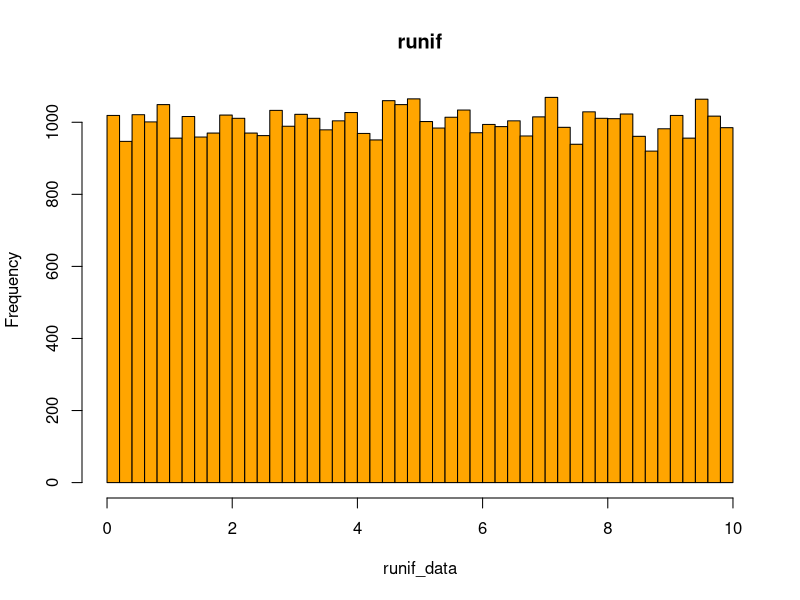
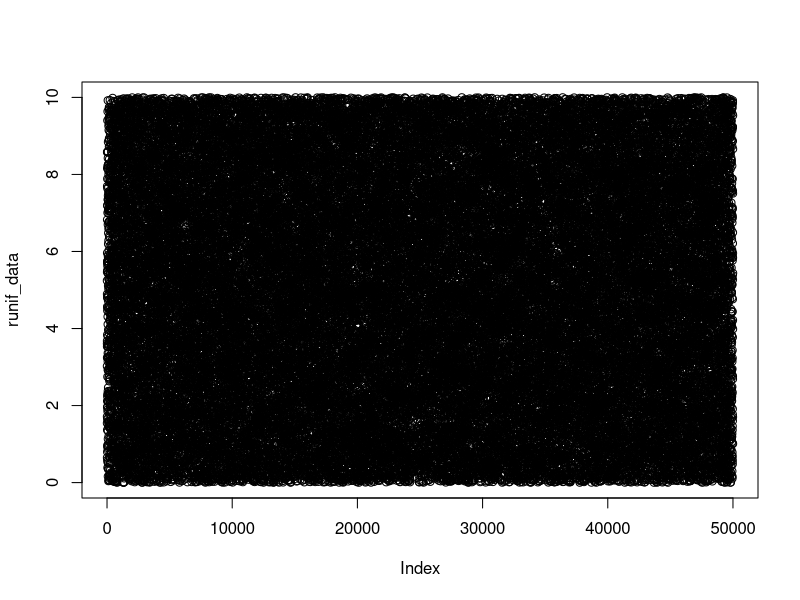
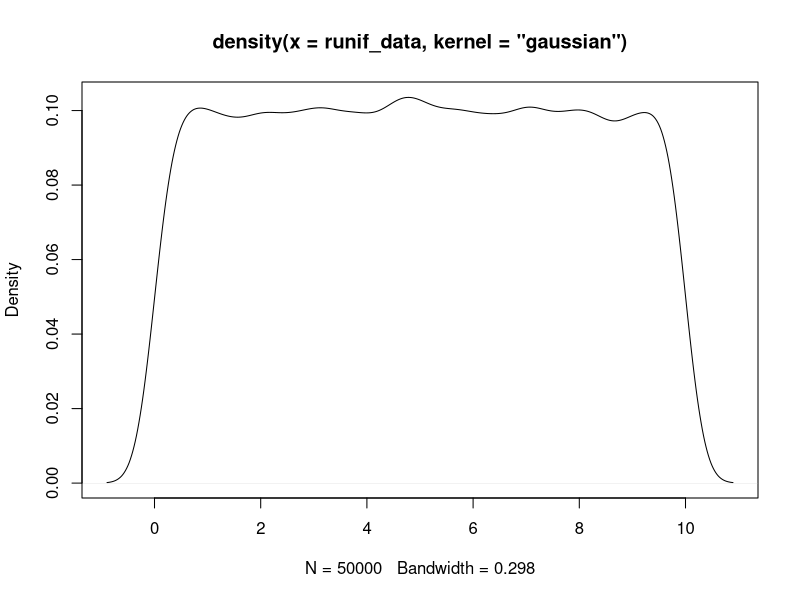
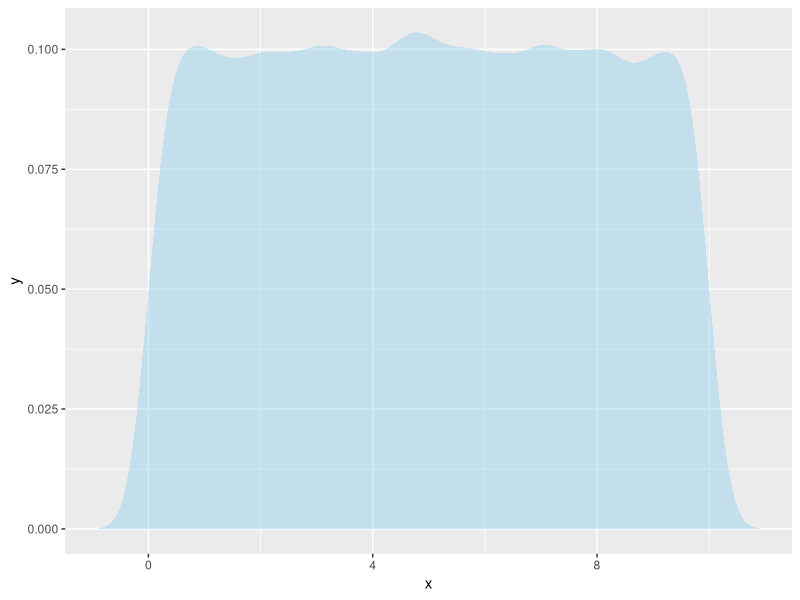
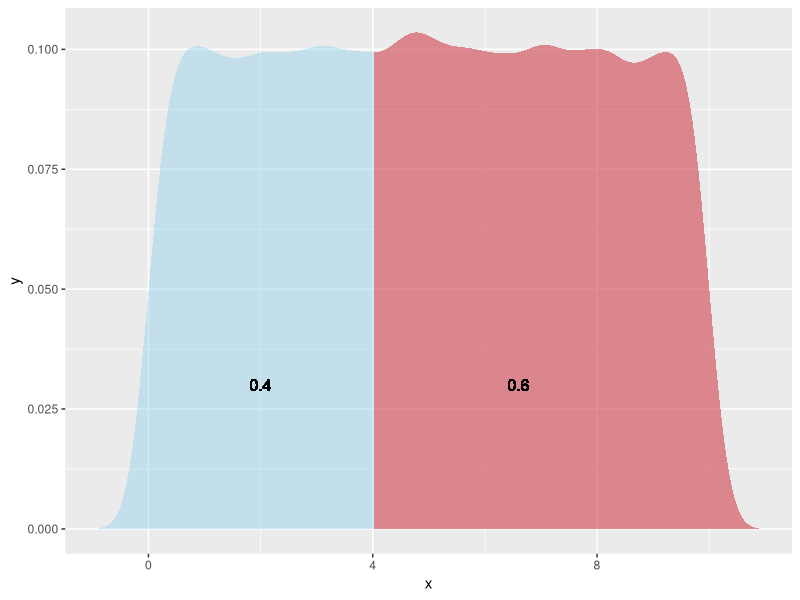
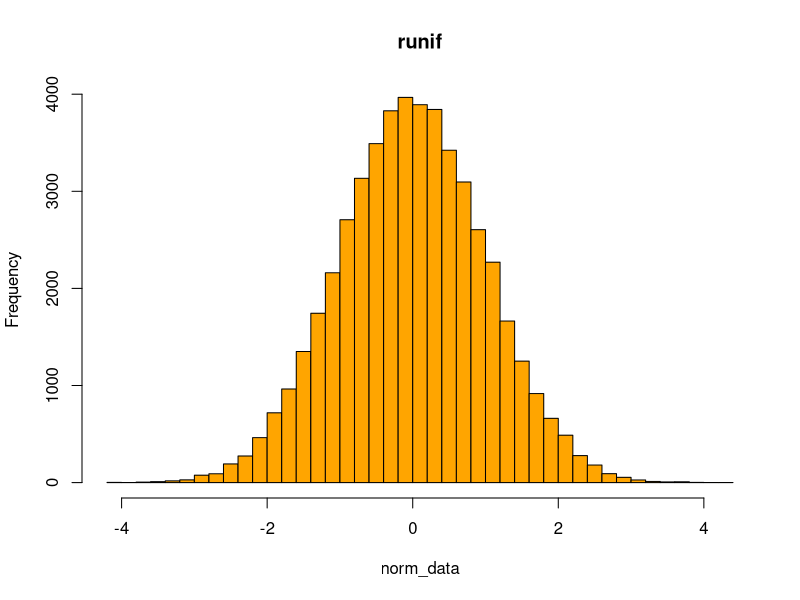
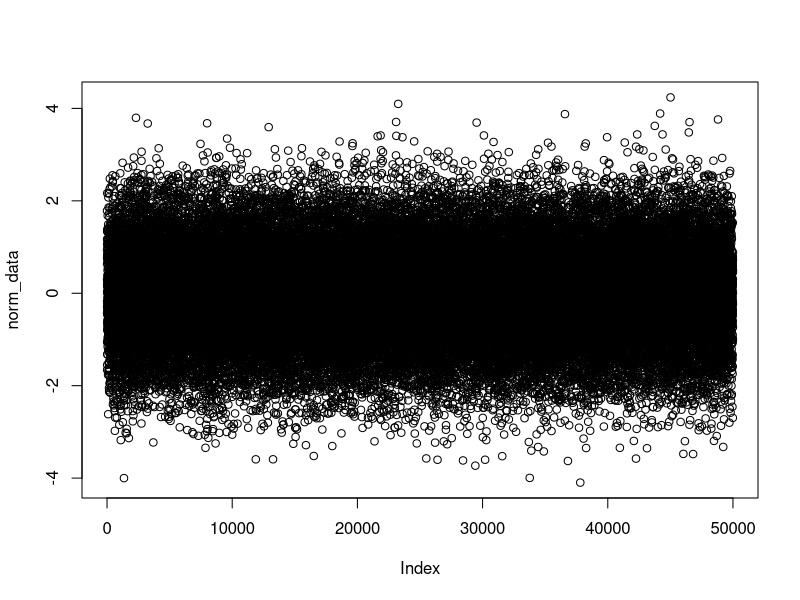
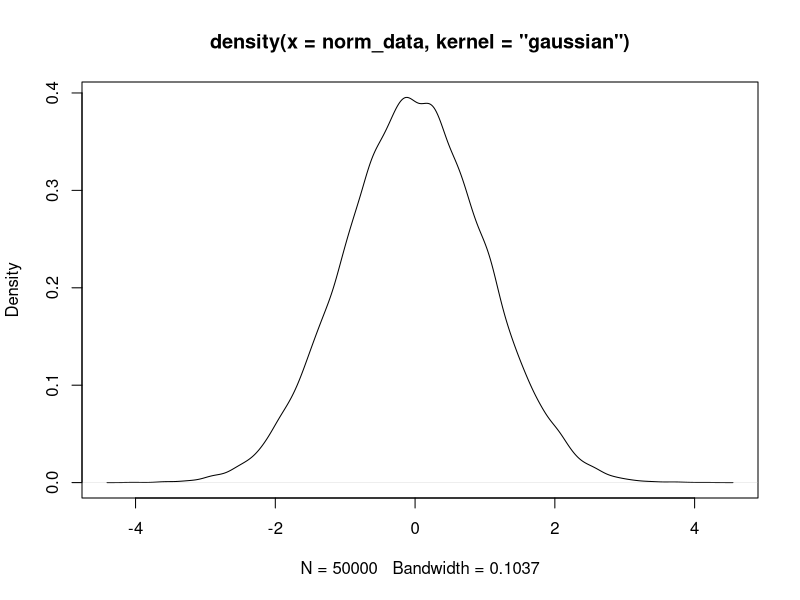

Recreate these plots in R, in order.
# https://www.kaggle.com/hamelg/intro-to-r-part-22-probability-distributions
# https://www.youtube.com/watch?v=Rxe086csxTU
###################################   Setup   ##########################################
library(ggplot2)

# for reproducibility of simulated data
SEED <- 1151
set.seed(SEED)

N <- 50000

###################################   Random Uniform Distribution   ##########################################

# Random Uniform Distribution
# 5k random numbers between 1 and 5
runif_data <- runif(N, 0, 10)
head(runif_data, 25)

mean(runif_data)
sd(runif_data)
var(runif_data)

hist(runif_data, breaks =  51, col = "orange", main = "runif")
plot(runif_data, type = "p")

# good video explaining calculating density/kde https://www.youtube.com/watch?v=x5zLaWT5KPs&t=322s
# kde is alot better with non uniform distributions, but this look pretty
plot(density(runif_data,kernel="gaussian"))

runif_frame = with(density(runif_data,kernel="gaussian"),  # Create data frame density values
                  data.frame(x,y))  


runif_plot <- ggplot(data = runif_frame, aes(x = x, y = y)) +   # Create the plot
  geom_line(color="NA")+
  geom_ribbon(data=subset(runif_frame,x > -1 & x < 11),
              aes(ymax=y, ymin=0),
              fill="skyblue", 
              alpha=0.4)

runif_plot


# getting probability of getting something to the left 
# of quantile/value aka cumulative distribution function
punif(q=4, min=0, max=10) # 40% chance of randomly selecting 4 or less
punif(q=10, min=0, max=10) # 100% chance of randomly select 10 or less

# getting quantile/value of given percentage
qunif(p=.4, min=0, max=10)
qunif(p=1, min=0, max=10)

# probability of picking something less than 6 is 60%
# 60% chance to pick something less than 6

runif_plot_with_prob_cutoffs <- runif_plot  +
  geom_ribbon(data=subset(runif_frame,x > qunif(p=.4, min=0, max=10)),
              aes(ymax=y, ymin=0),
              fill="red", 
              alpha=0.4)+
  geom_text(x=2,y=0.03,label=round(punif(q=4, min=0, max=10),4),size=4) +
  geom_text(x=6.6,y=0.03,label=round(1-punif(q=4, min=0, max=10),4),size=4)

runif_plot_with_prob_cutoffs


# gets you the the density of a value (height of curve)
# will be .1 for all values because all values have an equal
# probability

# this will not look right if youre looking at a density curve with small n
# also not having correct kde parameters (kernel, bandwith, weight, etc..) doesnt help
dunif(x=0, min=0, max=10)
dunif(x=5.2, min=0, max=10)
dunif(x=10, min=0, max=10)
dunif(x=11, min=0, max=10)

###################################   Normal/Gaussian Distribution   ##########################################

# Gaussian dist is characterized by its mean and sd. 
# There is no explicit range of values like in the uniform dist,
# but spread is dictated by the sd you provide it
norm_data <- rnorm(N, mean=0, sd=1)
head(norm_data,25)

min(norm_data)
max(norm_data)
mean(norm_data)
sd(norm_data)
var(norm_data)

hist(norm_data, breaks =  51, col = "orange", main = "runif")
plot(norm_data, type = "p")

plot(density(norm_data,kernel="gaussian"))

norm_frame = with(density(norm_data,kernel="gaussian"),  # Create data frame density values
                   data.frame(x,y))  


norm_plot <- ggplot(data = norm_frame, aes(x = x, y = y)) +   # Create the plot
  geom_line(color="NA")+
  geom_ribbon(data=subset(norm_frame,x > -5 & x < 5),
              aes(ymax=y, ymin=0),
              fill="skyblue", 
              alpha=0.4)+
  xlim(-4,4)


norm_plot

# bulk of observations are clustered around the mean making a bell shape curve
# roughly 68% of obs lie within 1 sd, 95% within 2 sd, and 99.7% within 3

# visually seeing this

norm_mean <- mean(norm_data)
norm_sd <- sd(norm_data)

plus_one_sd <-  norm_mean+norm_sd
minus_one_sd <-  norm_mean-norm_sd

plus_two_sd <- norm_mean+norm_sd*2
minus_two_sd <- norm_mean-norm_sd*2

plus_three_sd <- norm_mean+norm_sd*3
minus_three_sd <- norm_mean-norm_sd*3

norm_plot_w_m_and_sd <- norm_plot + 
    geom_ribbon(data=subset(norm_frame,x > minus_three_sd & x < plus_three_sd),
              aes(ymax=y, ymin=0),
              fill="red", 
              alpha=0.4)+
  geom_ribbon(data=subset(norm_frame,x > minus_two_sd & x < plus_two_sd),
              aes(ymax=y, ymin=0),
              fill="yellow", 
              alpha=0.4)+
  geom_ribbon(data=subset(norm_frame,x > minus_one_sd & x < plus_one_sd),
              aes(ymax=y, ymin=0),
              fill="green", 
              alpha=0.4)+
  geom_vline(xintercept = norm_mean, color="black")
  
norm_plot_w_m_and_sd

# calculating this, note abs(q) is the sd to make it easier

# probability of getting a value less than -1
pnorm(q=-1, mean=0, sd=1)
# probability of getting a value more than -1
1-pnorm(q=-1, mean=0, sd=1)

# probability of getting a value less than 1
pnorm(q=1, mean=0, sd=1)
# probability of getting a value more than 1
1-pnorm(q=1, mean=0, sd=1)

# Get prob of observing a value less than -1
prob_under_minus1 <- pnorm(q=-1, mean=0, sd=1)

# Get prob of observing a value over 1
prob_over_1 <-  1-pnorm(q=1, mean=0, sd=1)

# Prob between -1 and 1, aka 1 sd
between_prob <- 1-(prob_under_minus1+prob_over_1)  

norm_plot_w_calc <- norm_plot + 
  geom_ribbon(data=subset(norm_frame,x < minus_one_sd),
              aes(ymax=y, ymin=0),
              fill="red", 
              alpha=0.4)+
  geom_ribbon(data=subset(norm_frame,x > minus_one_sd),
              aes(ymax=y, ymin=0),
              fill="red", 
              alpha=0.4)+
  geom_ribbon(data=subset(norm_frame,x > minus_one_sd & x < plus_one_sd),
              aes(ymax=y, ymin=0),
              fill="green", 
              alpha=0.4)+
  geom_text(x=-1.6,y=0.03,label=round(prob_under_minus1,4),size=4) +
  geom_text(x=1.6,y=0.03,label=round(prob_under_minus1,4),size=4) +
  geom_text(x=0,y=0.1,label=round(1-(prob_under_minus1*2),4),size=5) 

norm_plot_w_calc


qnorm(p = .99, mean=0, sd=1) # 99% chance to randomly select an obs lower than this
qnorm(p = 0.75,mean=0, sd=1) # 75% chance to randomly select a obs lower than this
qnorm(p = 0.5,mean=0, sd=1) # 50% chance to randomly select a obs lower than this
qnorm(p = 0.25,mean=0, sd=1) # 25% chance to randomly select a obs lower than this
qnorm(p = .01,mean=0, sd=1) # 1% chance to randomly select a obs lower than this

# 2.5% left tail
left_cutoff <- qnorm(p = 0.025,mean=0, sd=1) # 2.5% chance to randomly select a obs lower than this
# 2.5% right tail
right_cutoff <- qnorm(p = 0.975,mean=0, sd=1) # 97.5% chance to randomly select a obs lower than this

# roughly 5% of data fall outside of these cutoffs (aka outside 2nd sd)
norm_plot_w_calc + 
  geom_vline(xintercept = left_cutoff, color="black")+
  geom_vline(xintercept = right_cutoff, color="black")

###################################   Binomial/Bernouli Distribution   ##########################################
